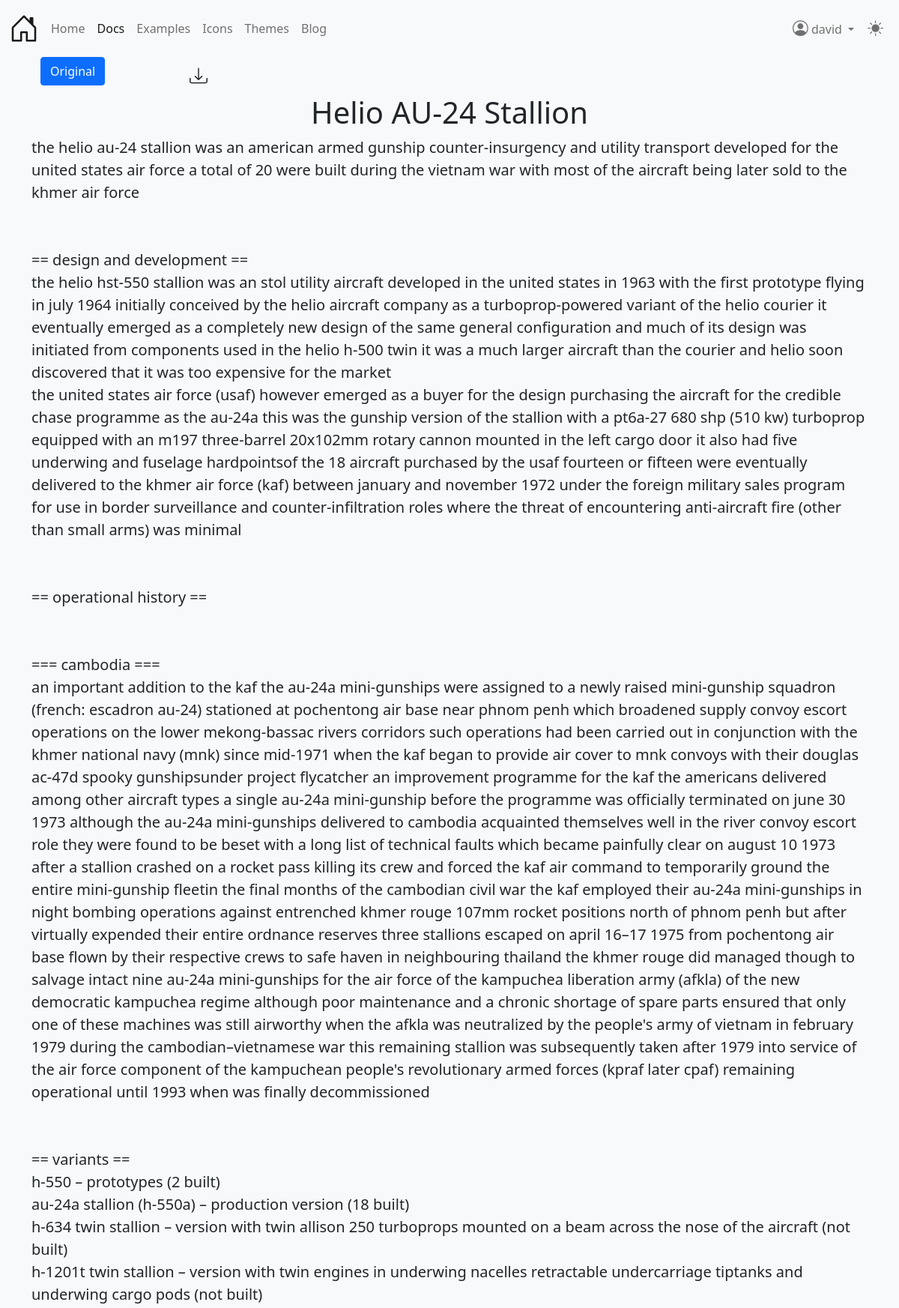
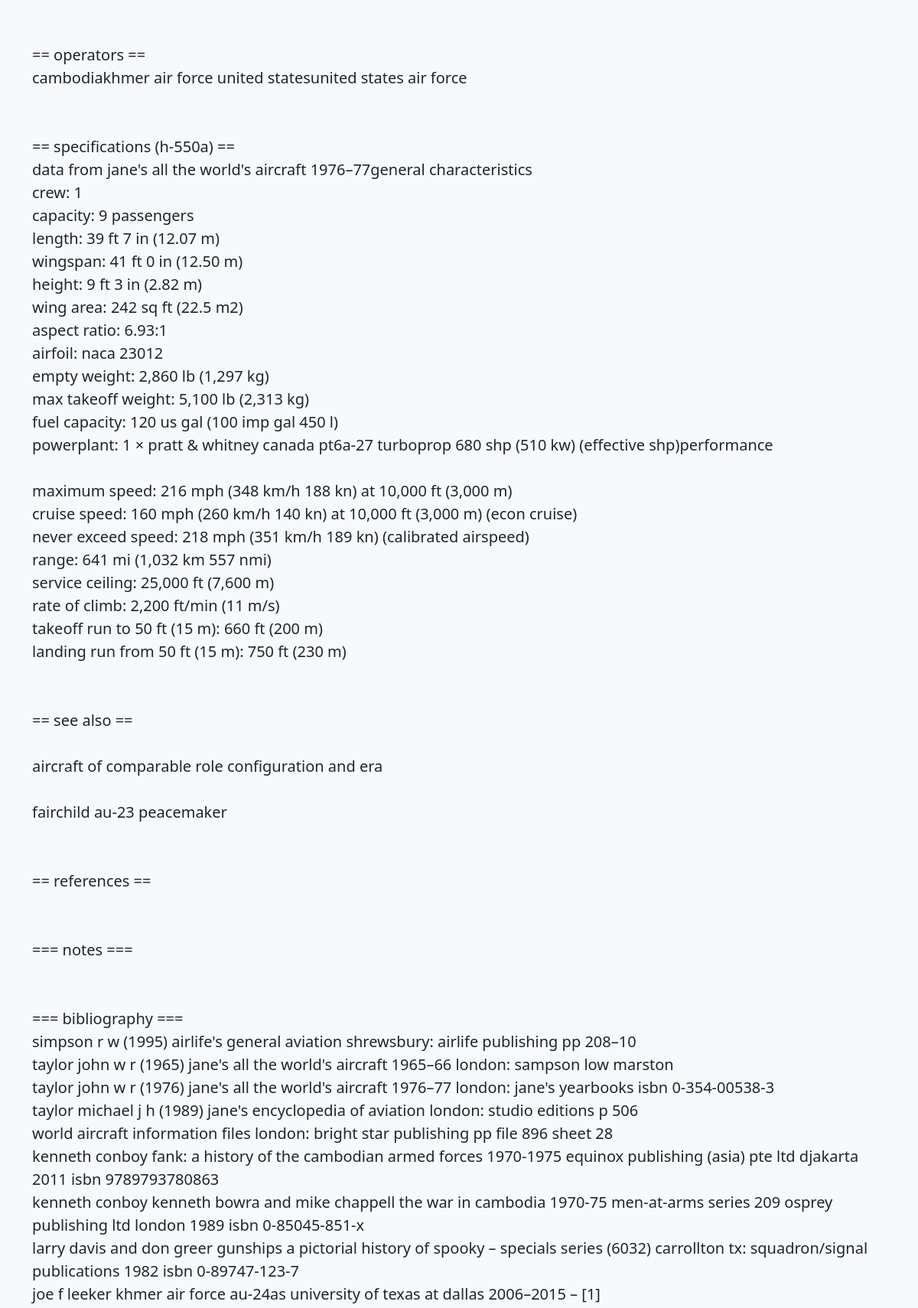
The page /handwriting/article/db/get/1 (signed in, upper part) on the database its author committed (2 pictures, top to bottom).
### wikipedia_converter/models.py (models this page shows, shortened)
class User(AbstractUser):
    text_theme = models.CharField(max_length=5)
    bg_theme = models.CharField(max_length=5)

class Article(models.Model):
    content = models.CharField(max_length=9999999999)
    link = models.CharField(max_length=500)
    title = models.CharField(max_length=500)

### wikipedia_converter/views.py (the view, shortened to what this page needs)
# urls.py: path('article/db/get/<int:pk>', views.get_article_from_db, name="getArticleFromDb"),
@gzip_page
def get_article_from_db(request, pk):
    try:
        article1 = FullArticle.objects.get(pk=pk)
    except FullArticle.DoesNotExist as e:
        template = loader.get_template('wikipedia_converter/not_available.html')
        context = {
            'error_message': 'This article does not exist on our database.',
            'error_header': 'Article not found!',
            'search_request': "not+found"
        }
        return HttpResponse(template.render(context, request))
    if article1.user == request.user:
        template = loader.get_template('wikipedia_converter/article.html')
        context = {
            'article': article1.original_page,
            'article_text_formatted': article1.formatted_page.content
        }
        return HttpResponse(template.render(context, request))

### wikipedia_converter/templates/wikipedia_converter/article.html (shortened to what this page needs)
{% extends 'wikipedia_converter/base.html' %}
{% load static %}
{% block stylesheets %}
    {{ block.super }}
    <link rel="stylesheet" href="{% static 'wikipedia_converter/css/article.css' %}">
{% endblock stylesheets %}
{% block content %}
    <div class="container">
        <div class="container">
            <div class="row">
                <div class="col-lg-2">
                    <button class="btn btn-primary"
                            id="textSwitcher"
                            data-bs-toggle="tooltip"
                            data-bs-placement="bottom"
                            title="Show Original"
                            aria-label="Switch text types">Original
                    </button>
                </div>
                <div class="col-lg-1">
                    <form method="POST" id="navbar-form" action="
                    {% if request.user.is_authenticated %}
                        {% url 'wikipedia_converter:saveArticle' %}
                    {% else %}
                        {% url 'login' %}
                    {% endif %}"
                          class="">
                        <button id="downloadButton"
                                class="btn bg-{{ request.user.bg_theme }} text-{{ request.user.text_theme }}"
                                value="{{ article.title }}"
                                name="title"
                                data-bs-toggle="tooltip"
                                data-bs-placement="bottom"
                                title="Save Article"
                                aria-label="Download article">
                            <i class="bi-download" style="font-size: 150%;"></i>
                        </button>
                    </form>
                </div>
            </div>
        </div>
        <h1 class="text-center">{{ article.title }}</h1>
        <p class="text-lowercase" id="article">
            {{ article_text_formatted|linebreaksbr }}
        </p>
    </div>
{% endblock content %}

### wikipedia_converter/templates/wikipedia_converter/components/header.html (shortened to what this page needs)
<header class="navbar navbar-expand-md navbar-{{ request.user.bg_theme }} bd-navbar">
    <nav class="container-xxl flex-wrap flex-md-nowrap" aria-label="Main navigation">
        <a class="navbar-brand p-0 me-2" href="/" aria-label="Bootstrap" title="Home">
            <i class="bi bi-house-door"></i>
        </a>
        <div class="collapse navbar-collapse" id="bdNavbar">
            <ul class="navbar-nav flex-row flex-wrap bd-navbar-nav pt-2 py-md-0">
                <li class="nav-item col-6 col-md-auto">
                    <a class="nav-link p-2" href="/"
                       onclick="ga('send', 'event', 'Navbar', 'Community links', 'Bootstrap');">Home</a>
                </li>
                <li class="nav-item col-6 col-md-auto">
                    <a class="nav-link p-2 active" aria-current="true" href="/docs/5.0/getting-started/introduction/"
                       onclick="ga('send', 'event', 'Navbar', 'Community links', 'Docs');">Docs</a>
                </li>
                <li class="nav-item col-6 col-md-auto">
                    <a class="nav-link p-2" href="/docs/5.0/examples/"
                       onclick="ga('send', 'event', 'Navbar', 'Community links', 'Examples');">Examples</a>
                </li>
                <li class="nav-item col-6 col-md-auto">
                    <a class="nav-link p-2" href="https://icons.getbootstrap.com/"
                       onclick="ga('send', 'event', 'Navbar', 'Community links', 'Icons');" target="_blank"
                       rel="noopener">Icons</a>
                </li>
                <li class="nav-item col-6 col-md-auto">
                    <a class="nav-link p-2" href="https://themes.getbootstrap.com/"
                       onclick="ga('send', 'event', 'Navbar', 'Community links', 'Themes');" target="_blank"
                       rel="noopener">Themes</a>
                </li>
                <li class="nav-item col-6 col-md-auto">
                    <a class="nav-link p-2" href="https://blog.getbootstrap.com/"
                       onclick="ga('send', 'event', 'Navbar', 'Community links', 'Blog');" target="_blank"
                       rel="noopener">Blog</a>
                </li>
            </ul>
            <ul class="navbar-nav flex-row flex-wrap ms-md-auto">
                {% if request.user.is_authenticated %}
                    <li class="nav-item col-6 col-md-auto">
                        <div class="dropdown">
                            <button class="nav-link p-2 btn dropdown-toggle text-center ms-3"
                                    type="button"
                                    data-bs-toggle="dropdown"
                                    aria-label="User options"
                                    title="{{ request.user }}">
                                <i class="bi bi-person-circle header-icon"></i>
                                <span>{{ request.user.username }}</span>
                            </button>
                        </div>
                    </li>
                {% endif %}
                <li class="nav-item col-6 col-md-auto">
                    <form method="post" action="{% url 'wikipedia_converter:changeTheme' %}">
                        <button class="nav-link p-2 btn"
                                id="themeToggler"
                                aria-label="Toggle theme"
                                name="text_theme"
                                value="{{ request.user.text_theme }}"
                                title="Toggle theme">
                            <i class="bi bi-sun-fill header-icon"></i>
                        </button>
                    </form>
                </li>
            </ul>
        </div>
    </nav>
</header>

### wikipedia_converter/static/wikipedia_converter/css/navbar.css (style rules this page uses)
body { display: flex; flex-direction: column; min-height: 100vh; }
.bi { font-size: 200%; }

### wikipedia_converter/static/wikipedia_converter/css/header.css (style rules this page uses)
i.header-icon { font-size: 130%; }

### wikipedia_converter/static/wikipedia_converter/css/article.css (style rules this page uses)
#article { font-size: 20px; }

### rows shown on the page
User: user.username "david"
Article: title "Helio AU-24 Stallion"
Article: content "the helio au-24 stallion was an american armed gunship counter-insurgency and utility transport developed for the united states air force a total of 20 were built during the vietnam war with most of the aircraft being later sold to the khmer air force == design and development == the helio hst-550 stallion was an stol utility aircraft developed in the united states in 1963 with the first prototype flying in july 1964 initially conceived by the helio aircraft company as a turboprop-powered variant of the helio courier it eventually emerged as a completely new design of the same general configuration and much of its design was initiated from components used in the helio h-500 twin it was a…"
